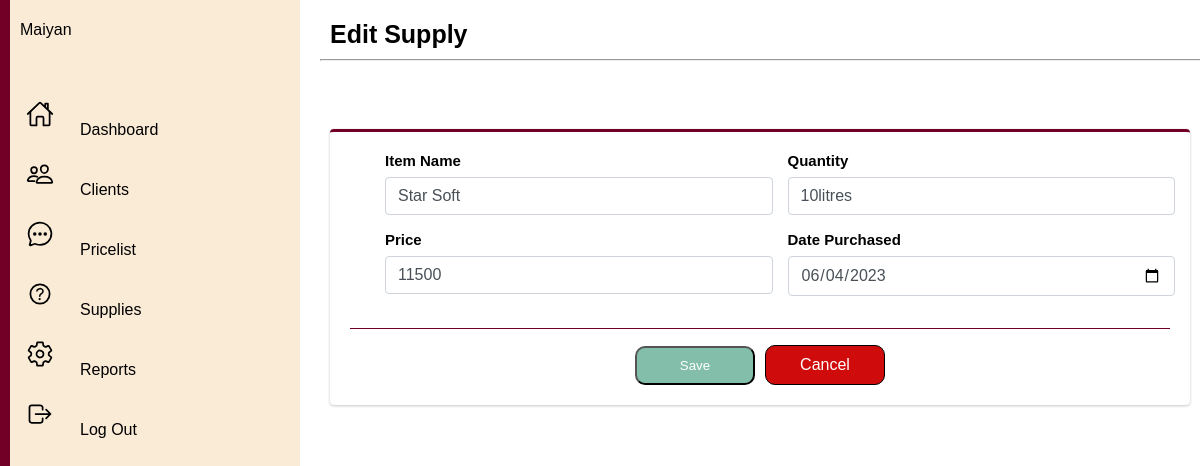
The app's page /edit_supply.php?&edit_id=5 with its own data.
### tables this page shows
CREATE TABLE `supplies` (
  `itemID` int(8) NOT NULL COMMENT 'primary key',
  `name` varchar(15) NOT NULL COMMENT 'name of supply',
  `quantity` varchar(15) NOT NULL COMMENT 'available quantity in kgs',
  `price` int(11) NOT NULL,
  `date_purchased` date NOT NULL DEFAULT current_timestamp()
);

### edit_supply.php (the view, shortened to what this page needs)
<?php
require 'config/pdo.php';
$id = $_GET['edit_id'];
$query = $db_con->prepare("SELECT * FROM supplies WHERE itemID = :id");
$query ->bindParam(':id', $id);
$query->execute();
for ($i = 0; $row = $query->fetch(); $i++){
?>
<html lang="en">
<head>
    <link rel="stylesheet" href="Assets/dashboard.css" />
</head>
<body>
<?php include 'sidebar.php'?>
    <div class="main">
        <h1 class="page-title">Edit Supply</h1>
        <hr class="line">
        <div class="container-fluid-1">
            <div class="mycol">
                <div class="card-1 card-outline card-primary">
                    <div class="card-body-1">
                        <form action="includes/save_editsupply.php" method="POST">
                            <div class="row-1">
                                <div class="form-col">
                                    <div class="row-2">
                                        <div class="form-group form-col">
                                            <label for class="control-label">Item Name</label>
                                            <input type="text" name="item" value="<?php echo $row['name'] ?>" class="form-control" required>
                                        </div>
                                        <div class="form-group form-col">
                                            <label for class="control-label">Quantity</label>
                                            <input type="text" name="quantity" value="<?php echo $row['quantity'] ?>" class="form-control" required>
                                        </div>
                                        <div class="form-group form-col">
                                            <label for class="control-label">Price</label>
                                            <input type="text" name="price" value="<?php echo $row['price'] ?>" class="form-control" required>
                                        </div>
                                        <div class="form-group form-col">
                                            <label for class="control-label">Date Purchased</label>
                                            <input type="date" name="date_purchased" value="<?php echo $row['date_purchased'] ?>" class="form-control" required>
                                        </div>
                                    </div>
                                </div>
                            </div>
                            <hr class="line-3">
                            <div class="form-col display-flex">
                                <input type="submit" name="save_item" value="Save" class="btn-1">
                                <a href="supplies.php" class="btn-2">Cancel</a>
                            </div>
                        </form>
                        <?php } ?>
                    </div>
                </div>
            </div>
        </div>
    </div>
</body>
</html>

### sidebar.php (shortened to what this page needs)
<div class="container">
    <div class="navigation">
    <ul>
        <li>
        <a href="#">
            <span class="title">Maiyan</span>
        </a>
        </li>
        <li>
        <a href="adminn.php">
            <span class="icon"
            ><ion-icon name="home-outline"></ion-icon
            ></span>
            <span class="title">Dashboard</span>
        </a>
        </li>
        <li>
        <a href="client.php">
            <span class="icon"
            ><ion-icon name="people-outline"></ion-icon
            ></span>
            <span class="title">Clients</span>
        </a>
        </li>
        <li>
        <a href="pricelist.php">
            <span class="icon"
            ><ion-icon name="chatbubble-ellipses-outline"></ion-icon
            ></span>
            <span class="title">Pricelist</span>
        </a>
        </li>
        <li>
        <a href="supplies.php">
            <span class="icon"
            ><ion-icon name="help-circle-outline"></ion-icon
            ></span>
            <span class="title">Supplies</span>
        </a>
        </li>
        <li>
        <a href="reports.php">
            <span class="icon"
            ><ion-icon name="settings-outline"></ion-icon
            ></span>
            <span class="title">Reports</span>
        </a>
        </li>
        <li>
        <a href="logout.php">
            <span class="icon"
            ><ion-icon name="log-out-outline"></ion-icon
            ></span>
            <span class="title">Log Out</span>
        </a>
        </li>
    </ul>
    </div>
</div>

### Assets/dashboard.css (style rules this page uses)
* { margin: 0; padding: 0; box-sizing: border-box; font-family: "Heebo", sans-serif; text-decoration: none; }
:root { --red: #720026; --white: #fff; --grey: #f5f5f5; --black1: #333; --black2: #999; }
.container { position: relative; width: 100%; }
.navigation { position: fixed; width: 300px; height: 100%; background: antiquewhite; border-left: 10px solid var(--red); transition: 0.5s; overflow: hidden; }
.navigation ul { position: absolute; top: 0; left: 0; width: 100%; }
.navigation ul li { position: relative; width: 100%; list-style: none; border-top-left-radius: 30px; border-bottom-left-radius: 30px; }
.navigation ul li:nth-child(1) { margin-bottom: 40px; pointer-events: none; }
.navigation ul li a { position: relative; display: block; width: 100%; display: flex; text-decoration: none; color: black; }
.navigation ul li a .icon { position: relative; display: block; min-width: 60px; height: 40px; line-height: 70px; text-align: center; }
.navigation ul li a .icon ion-icon { font-size: 1.75em; }
.navigation ul li a .title { position: relative; display: block; padding: 0 10px; height: 60px; line-height: 60px; text-align: start; white-space: nowrap; }
.main { position: absolute; width: calc(100% - 300px); left: 300px; min-height: 100vh; background: var(--white); transition: 0.5s; }
* { margin: 0; padding:0; box-sizing: border-box; }
.Container { width: 85%; margin: 0 auto; }
.Container { width: 100%; margin: 0 auto; }
body { background-color: antiquewhite; }
* { margin: 0px; padding: 0px; box-sizing: border-box; font-family: sans-serif; }
.page-title { margin-left: 20px; margin-top: 10px; padding: 10px; font-size: 25px; }
.line { height: 1px; width: 100%; position: absolute; font-size: 50px; margin-left: 20px; margin-right: auto; }
.mycol { position: relative; width: 100%; padding-left: 10px; padding-right: 10px; max-width: 100%; }
.card-1 { position: relative; display: flex; flex-direction: column; min-width: 0; word-wrap: break-word; background-color: #fff; background-clip: border-box; border: 0 solid rgba(0,0,0,.125); border-radius: 0.25rem; box-shadow: 0 0 1px rgba(0,0,0,.125), 0 1px 3px rgba(0, 0, 0, .2); margin-bottom: 1rem; }
.card-primary.card-outline { border-top: 3px solid #720026; }
.card-body-1 { flex: 1 1 auto; min-height: 1px; padding: 1.25rem; }
.row-1 { display: flex; width: 100%; flex-wrap: wrap; flex-direction: column; margin-left: 10px; margin-right: 10px; }
.container-fluid-1 { width: 100%; position: relative; padding-right: 10px; padding-left: 10px; margin-left: 10px; margin-right: auto; top: 70px; }
.form-col { position: relative; width: 100%; padding-right: 7.5px; padding-left: 7.5px; }
.row-2 { display: flex; width: 100%; flex-wrap: wrap; flex-direction: row; margin-left: 10px; margin-right: 10px; }
.form-group { width: 50%; position: relative; margin-bottom: 1rem; padding-right: 7.5px; padding-left: 7.5px; }
.control-label { display: inline-block; margin-bottom: 0.5rem; font-size: 15px; font-weight: bold; }
.form-control { display: block; width: 100%; padding:.375rem.75rem; font-size: 1rem; font-weight: 400; line-height: 1.5; color: #495057; background-color: #fff; background-clip: padding-box; border: 1px solid #ced4da; border-radius:.25rem; box-shadow: inset 0 0 0 transparent; transition: border-color .15s ease-in-out, box-shadow .15s ease-in-out; }
.line-3 { border-color: #720026 !important; margin-top: 1rem; margin-bottom: 1rem; border: 0; border-top: 1px solid rgba(0,0,0,.1); box-sizing: content-box; height: 0; overflow: visible; }
.btn-1 { padding: 10px; margin-right: 10px; border-radius: 10px; color: #fff; background-color: rgb(130, 190, 170); width: 120px; }
.btn-2 { text-align: center; width: 120px; padding: 10px; border: 1px solid #000; border-radius: 10px; color: #fff; background-color: rgb(208, 11, 11); cursor: pointer; }
.display-flex { display: flex; align-items: center; justify-content: center; }

### records on screen
supplies: item "Star Soft", quantity "10litres", price "11500", date_purchased "06/04/2023"
